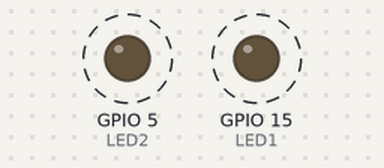
The program below on a simulated ESP32. On the bench: output pins drawn as LEDs (lit = HIGH). Dashed ring = blinking. What the program prints to the serial monitor is not drawn.

Above: at 0.3 s.
Timing chart, 0 to 4.6 s (numbered marks = the images above):
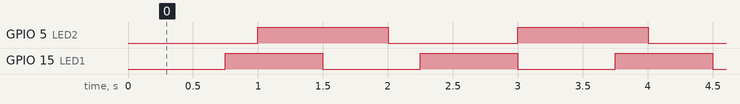

The program:

main.cpp
```cpp
#include <Arduino.h>

#define LED1 15
#define LED2 5


void blink(byte pin, int duration) {

  digitalWrite(pin, LOW);
  delay(duration);
  digitalWrite(pin, HIGH);
  delay(duration);
}

void Task1( void * parameter )
{
  for (;;) {
    Serial.print(millis());
    Serial.println(" Task 1 Init");
    blink(LED1, 750);
    //delay(50);
    Serial.print(millis());
    Serial.println(" Task 1 Done ");
  }
}

void Task2( void * parameter )
{
  for (;;) {
    Serial.print(millis());
    Serial.println("                  Task 2 Init");
    blink(LED2, 1000);
    //delay(50);
    Serial.print(millis());
    Serial.println("                  Task 2 Done");
  }
}


void setup() {
  Serial.begin(115200);
  pinMode(LED1, OUTPUT);
  pinMode(LED2, OUTPUT);

  xTaskCreatePinnedToCore(
    Task1,
    "LED1Task1",
    1000,
    NULL,
    1,
    0,
    0);

  xTaskCreatePinnedToCore(
    Task2,
    "LED2Task2",
    1000,
    NULL,
    1,
    0,
    1);

}

void loop() {
  delay(100);
}
```

Measured:
- by itself, GPIO 5 (LED2): alternates HIGH for 1.0 s and LOW for 1.0 s
- by itself, GPIO 15 (LED1): alternates HIGH for 0.75 s and LOW for 0.75 s
- by itself, everything shown: repeats every 6.0 s, in 14 steps
